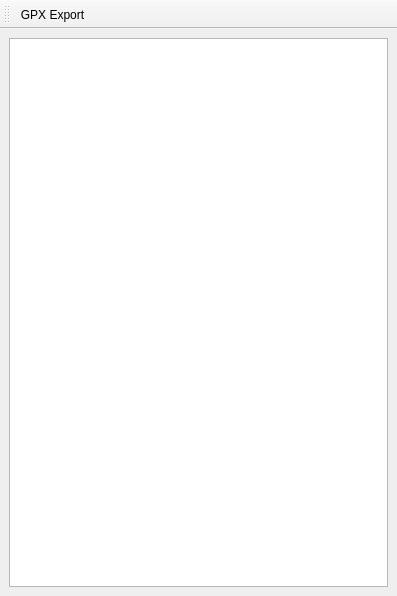
<?xml version="1.0" encoding="UTF-8"?>
<ui version="4.0">
 <class>MainWindow</class>
 <widget class="QMainWindow" name="MainWindow">
  <property name="geometry">
   <rect>
    <x>0</x>
    <y>0</y>
    <width>397</width>
    <height>596</height>
   </rect>
  </property>
  <property name="windowTitle">
   <string>MainWindow</string>
  </property>
  <widget class="QWidget" name="centralwidget">
   <layout class="QHBoxLayout" name="horizontalLayout">
    <item>
     <widget class="QTableWidget" name="tableWidget"/>
    </item>
   </layout>
  </widget>
  <widget class="QMenuBar" name="menubar">
   <property name="geometry">
    <rect>
     <x>0</x>
     <y>0</y>
     <width>397</width>
     <height>21</height>
    </rect>
   </property>
  </widget>
  <widget class="QToolBar" name="toolBar">
   <property name="windowTitle">
    <string>toolBar</string>
   </property>
   <attribute name="toolBarArea">
    <enum>TopToolBarArea</enum>
   </attribute>
   <attribute name="toolBarBreak">
    <bool>false</bool>
   </attribute>
   <addaction name="actionGpxExport"/>
  </widget>
  <action name="actionUpload">
   <property name="icon">
    <iconset>
     <normaloff>icons/upload.png</normaloff>icons/upload.png</iconset>
   </property>
   <property name="text">
    <string>Upload</string>
   </property>
  </action>
  <action name="actionGpxExport">
   <property name="icon">
    <iconset>
     <normaloff>icons/handheld-gps-device.jpg</normaloff>icons/handheld-gps-device.jpg</iconset>
   </property>
   <property name="text">
    <string>GPX Export</string>
   </property>
   <property name="toolTip">
    <string>GPX Export</string>
   </property>
  </action>
 </widget>
 <resources/>
 <connections/>
</ui>
